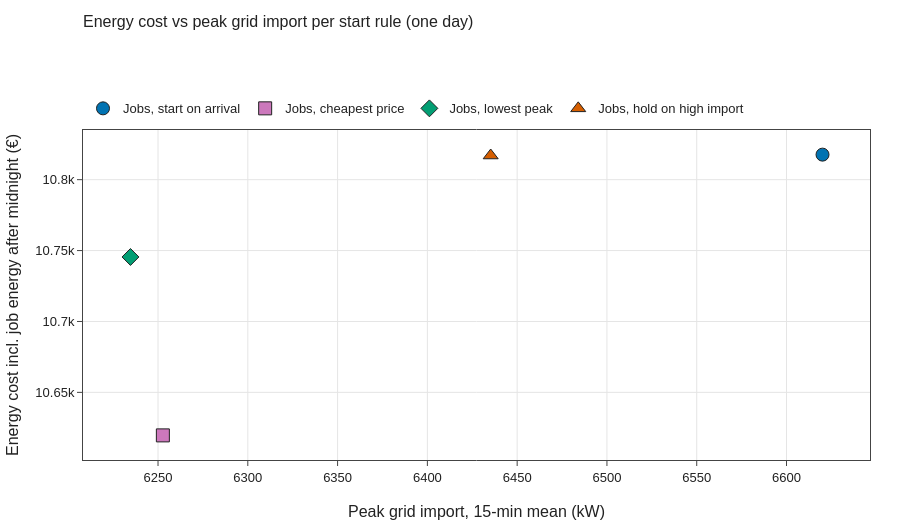

The notebook cell saved with this chart:
### Code cell
sel = kpis.T.loc[list(NAMES.values())]
fig = vp.tradeoff_scatter(sel, "Peak grid import, 15-min mean (kW)",
                          "Cost incl. job energy after midnight (€)",
                          title="Energy cost vs peak grid import per start rule (one day)",
                          x_title="Peak grid import, 15-min mean (kW)",
                          y_title="Energy cost incl. job energy after midnight (€)")
vp.save(fig, OUT / "cost_vs_peak", png=True)
fig.show()

### Figure 1 — Plotly figure (JSON) as saved in the notebook; plotly's stock layout.template omitted (floating-point values rounded to 4 significant figures)
{"data": [{"marker": {"color": "#0173b2", "line": {"color": "#222222", "width": 1}, "size": 13, "symbol": "circle"}, "mode": "markers", "name": "Jobs, start on arrival", "type": "scatter", "x": [6620.0], "y": [10820.0]}, {"marker": {"color": "#cc78bc", "line": {"color": "#222222", "width": 1}, "size": 13, "symbol": "square"}, "mode": "markers", "name": "Jobs, cheapest price", "type": "scatter", "x": [6253.0], "y": [10620.0]}, {"marker": {"color": "#029e73", "line": {"color": "#222222", "width": 1}, "size": 13, "symbol": "diamond"}, "mode": "markers", "name": "Jobs, lowest peak", "type": "scatter", "x": [6235.0], "y": [10750.0]}, {"marker": {"color": "#d55e00", "line": {"color": "#222222", "width": 1}, "size": 13, "symbol": "triangle-up"}, "mode": "markers", "name": "Jobs, hold on high import", "type": "scatter", "x": [6435.0], "y": [10820.0]}], "layout": {"height": 520, "hovermode": "closest", "title": {"text": "Energy cost vs peak grid import per start rule (one day)"}, "xaxis": {"title": {"text": "Peak grid import, 15-min mean (kW)"}}, "yaxis": {"title": {"text": "Energy cost incl. job energy after midnight (€)"}}}}
